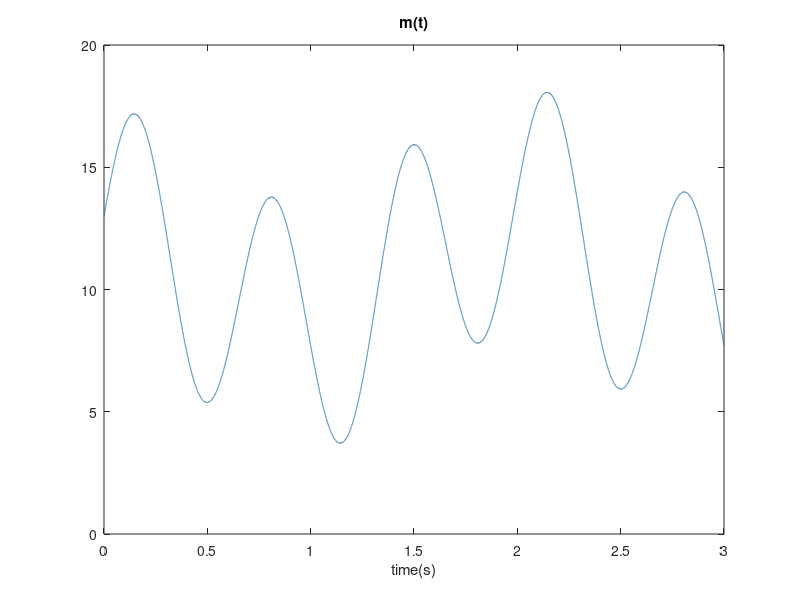
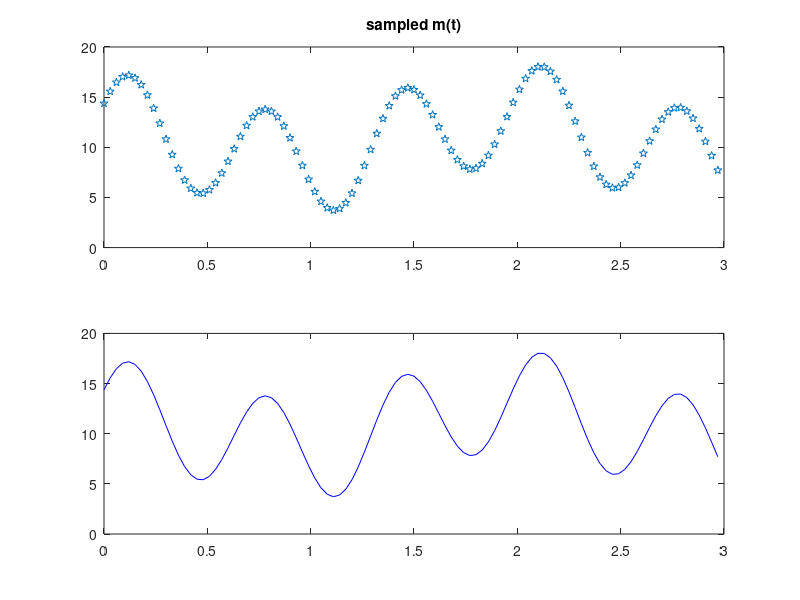
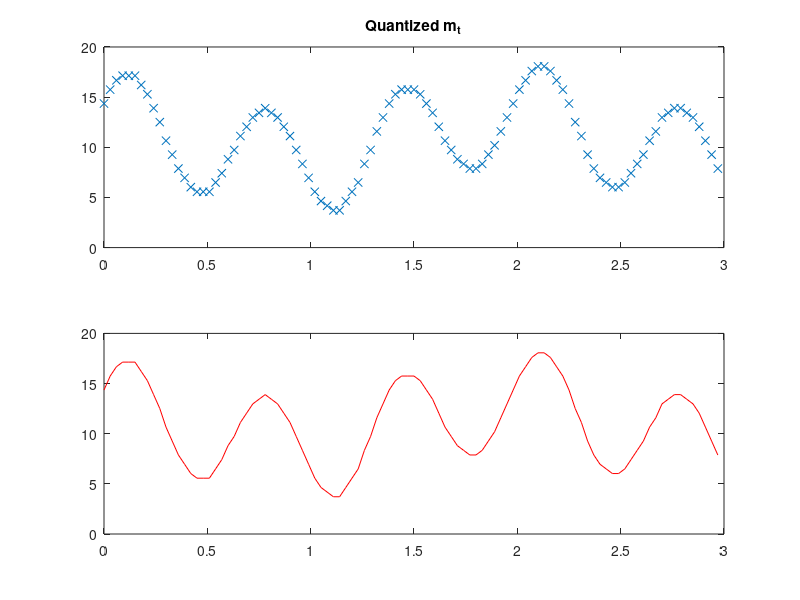
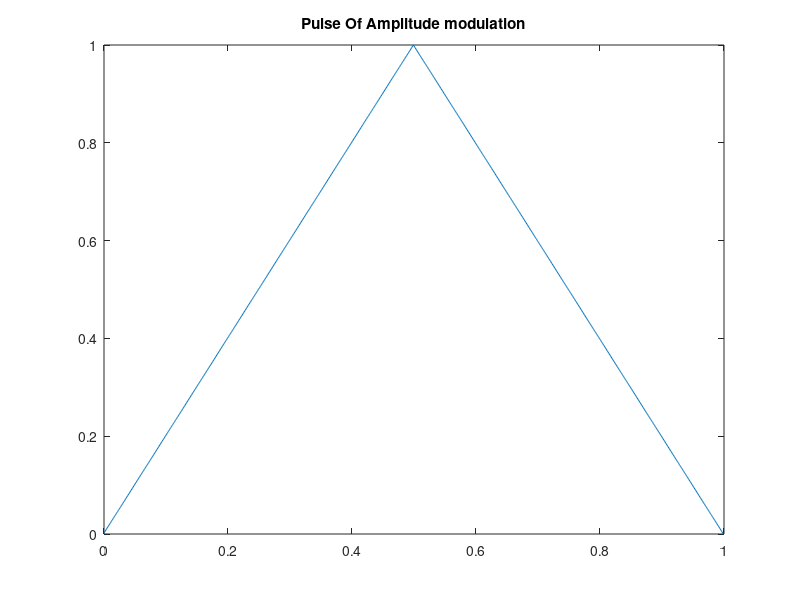

MATLAB code for these plots, in order:
close all;
clearvars;
clc;

t_start = 0;
t_end = 3;
N = 5e4;
t = t_start : (t_end - t_start)/N : t_end - (t_end - t_start)/N;

A0 = 10;
A1 = 5; A2 = 3; A3 = 1;
W1 = 3*pi; W2 = pi; W3 = (pi/4);
m_t = A0 + A1 * sin(W1*t) + A2 * (cos(W2*t)).^3 + A3 * sin(W3*t);
Len_m = length(m_t);

figure(1);
plot(t,m_t);
title('m(t)');
xlabel('time(s)');

fs = 500;
Ts = 1 / fs;

samp_m = zeros(1,Len_m/fs);

for i = 1: 100
    samp_m(i) = m_t(fs*i);
end

%samp_m = m_t(1:fs:length(m_t));
len_samp = length(samp_m);

t_s2 = (t_end - t_start)/len_samp;
t_samp = t_start : t_s2 : t_end-t_s2;

figure(2)

subplot(2,1,1)
plot(t_samp,samp_m,'p');
title('sampled m(t)');

subplot(2,1,2)
plot(t_samp,samp_m,'b');


%%%% JIM ) Quantization

q_n = 32;
dist = max(m_t)-min(m_t);
dist2 = dist/(q_n-1);
Q_lvl = zeros(1,q_n);
for i = 1:q_n
    Q_lvl(i) = min(m_t)+(i-1)*dist2;
end

Q_m_t = zeros(1,len_samp);
for i = 1:length(samp_m)
    Q_m_t(i) = round((samp_m(i) - min(m_t))/(dist2)) * dist2 + min(m_t);
end


figure(3)
subplot(2,1,1);
plot(t_samp,Q_m_t,'x');
ylim([0 20]);
title("Quantized m_t");
subplot(2,1,2);
plot(t_samp,Q_m_t,'r');



%%%% DAL ) 

fs_tri = 1000;
ts_tri = (1 - 0) / fs_tri;
N_tri = (1-0)/ts_tri;
t3_tri= 0 :ts_tri: 1 - ts_tri;

data = load('p.mat');
tri = cell2mat(struct2cell(data));
figure(4)
plot(t3_tri , tri);
title("Pulse Of Amplitude modulation");

tri_ENG = sum(tri.*tri);

tri_lvl = -31:2:31;

N_P = fs_tri*len_samp;
P_m_t = zeros(1,N_P);
for i = 1:length(Q_m_t)
    for j = 1:length(Q_lvl)
        if ( Q_m_t(i) == Q_lvl(j) )
            P_m_t(1000*(i-1)+1:1000*i) = tri_lvl(j)*tri;
        end
    end
end

P_power = sum(P_m_t.*P_m_t)/length(P_m_t);

t_start_P = 0; t_end_P = 100; ts_P = 1/fs_tri;
t_P = t_start_P:ts_P:t_end_P - ts_P;

figure(5)
plot(t_P , P_m_t)
title("AMP modulation");
xlabel("time");



% GrayCode: 
bin_to_gray = [0, 1, 3, 2, 6, 7, 5, 4, 12, 13, 15, 14, 10, 11, 9, 8,   24, 25, 27, 26, 30, 31, 29, 28, 20, 21, 23, 22, 18, 19, 17, 16];
gray = dec2bin(bin_to_gray , 5);

G_m_t = [];
for i = 1:length(Q_m_t)
    for j = 1:length(Q_lvl)
        if ( Q_m_t(i) == Q_lvl(j) )
            k = find(bin_to_gray == j-1);
            G_m_t = [G_m_t ; gray(k,:)];
        end
    end
end



%%%% HE )

SNR = 2;
N0 = P_power/(10^(SNR/10));
noise = randn(1,N_P)*sqrt(N0);
P_m_with_noise = noise + P_m_t;


figure(6)
plot(t_P , P_m_with_noise, 'r')
title("digital sig with noise");
xlabel("time");






%%%% VAV and Z )

D_q_m_t = zeros(1,len_samp); J = [];
for i = 1:len_samp
    rec_sig =  sum(P_m_with_noise(fs_tri*(i-1)+1:fs_tri*(i)) .* tri)/tri_ENG;
    [~ , j] = min(abs(rec_sig - tri_lvl));
    D_q_m_t(i) = Q_lvl(j);
    J = [J;j];
end
D_m_t = spline(t_samp , D_q_m_t , t);
noise_ENG = tri_ENG/SNR;

figure(7)
plot(t_samp ,D_q_m_t, '*');
title("decoded sig");

figure(8)
subplot(2,1,1)
plot(t , m_t , 'g');
title("analog sig VS decoded dig sig");
subplot(2,1,2)
plot(t , D_m_t , 'r')

sum_err = sum(Q_m_t ~= D_q_m_t);
SIG_ERR = sum_err/len_samp;
ERROR = immse(m_t , D_m_t);









